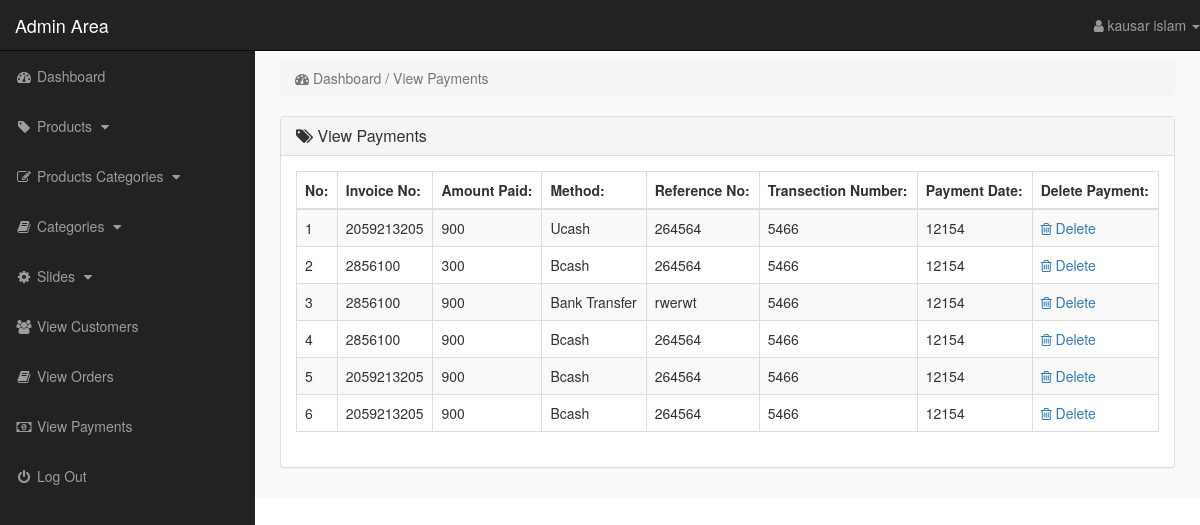
Before: /admin_area/index.php?view_payments (signed in) with the older database file.
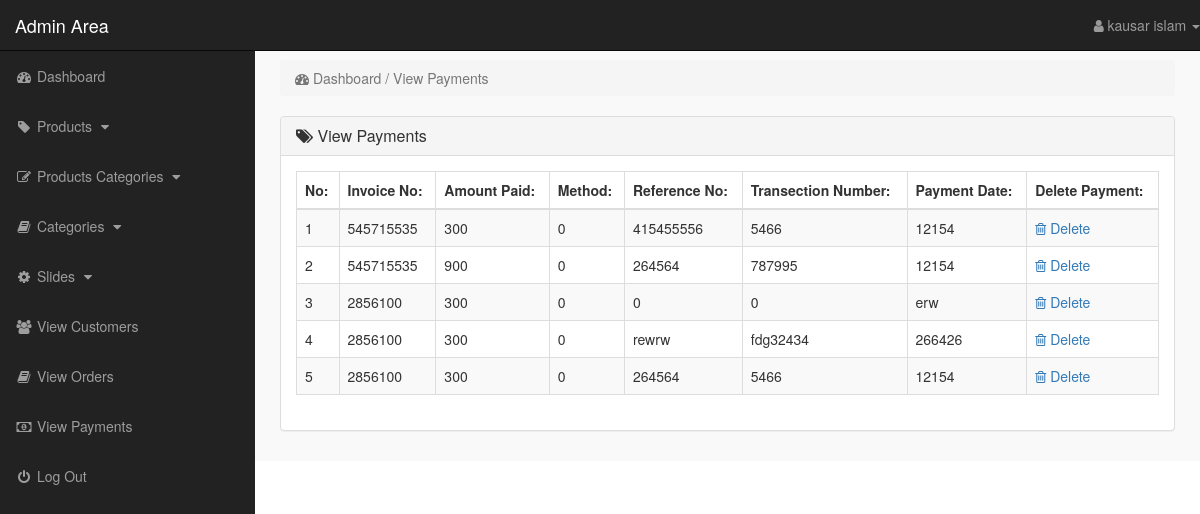
After: the same page with the newer database file.
### tables this page shows
CREATE TABLE `payments` (
  `payment_id` int(100) NOT NULL,
  `invoice_no` int(100) NOT NULL,
  `amount` int(100) NOT NULL,
  `payment_mode` int(100) NOT NULL,
  `trans_no` text NOT NULL,
  `code` text NOT NULL,
  `payment_date` text NOT NULL
);

### admin_area/view_payments.php (the view, shortened to what the changed rows need)
<?php
    if(!isset($_SESSION['admin_email'])){
        echo "<script>window.open('login.php','_self')</script>";
    }else{
?>
<div class="row">
    <div class="col-lg-12">
        <div class="panel panel-default">
            <div class="panel-body">
                <div class="table-responsive">
                    <table class="table table-striped table-bordered table-hover">
                        <thead>
                            <tr>
                                <th> No: </th>
                                <th> Invoice No: </th>
                                <th> Amount Paid: </th>
                                <th> Method: </th>
                                <th> Reference No: </th>
                                <th> Transection Number: </th>
                                <th> Payment Date: </th>
                                <th> Delete Payment: </th>
                            </tr>
                        </thead>
                        <tbody>
                            <?php
                                $i=0;
                                $get_payments = "select * from payments";
                                $run_payments = mysqli_query($con,$get_payments);
                                while($row_payments=mysqli_fetch_array($run_payments)){
                                    $payment_id = $row_payments['payment_id'];
                                    $invoice_no = $row_payments['invoice_no'];
                                    $amount = $row_payments['amount'];
                                    $payment_mode = $row_payments['payment_mode'];
                                    $ref_no = $row_payments['trans_no'];
                                    $code = $row_payments['code'];
                                    $payment_date = $row_payments['payment_date'];
                                    $i++;
                            ?>
                            <tr>
                                <td> <?php echo $i; ?> </td>
                                <td> <?php echo $invoice_no; ?> </td>
                                <td> <?php echo $amount; ?></td>
                                <td> <?php echo $payment_mode; ?> </td>
                                <td> <?php echo $ref_no; ?></td>
                                <td> <?php echo $code; ?> </td>
                                <td> <?php echo $payment_date; ?> </td>
                                <td>
                                     <a href="index.php?delete_payment=<?php echo $payment_id; ?>">
                                        <i class="fa fa-trash-o"></i> Delete
                                     </a>
                                </td>
                            </tr>
                            <?php } ?>
                        </tbody>
                    </table>
                </div>
            </div>
        </div>
    </div>
</div>
<?php } ?>

### admin_area/includes/sidebar_stuff.php (shortened to what the changed rows need)
<?php
    if(!isset($_SESSION['admin_email'])){
        echo "<script>window.open('login.php','_self')</script>";
    }else{
?>
<nav class="navbar navbar-inverse navbar-fixed-top">
    <div class="navbar-header">
        <a href="index.php?dashboard" class="navbar-brand">Admin Area</a>
    </div>
    <ul class="nav navbar-right top-nav">
        <li class="dropdown">
            <a href="#" class="dropdown-toggle" data-toggle="dropdown">
                <i class="fa fa-user"></i> <?php echo $admin_name; ?> <b class="caret"></b>
            </a>
        </li>
    </ul>
    <div class="collapse navbar-collapse navbar-ex1-collapse">
        <ul class="nav navbar-nav side-nav">
            <li>
                <a href="index.php?dashboard">
                        <i class="fa fa-fw fa-dashboard"></i> Dashboard
                </a>
            </li>
            <li>
                <a href="#" data-toggle="collapse" data-target="#products">
                        <i class="fa fa-fw fa-tag"></i> Products
                        <i class="fa fa-fw fa-caret-down"></i>
                </a>
            </li>
            <li>
                <a href="#" data-toggle="collapse" data-target="#p_cat">
                        <i class="fa fa-fw fa-edit"></i> Products Categories
                        <i class="fa fa-fw fa-caret-down"></i>
                </a>
            </li>
            <li>
                <a href="#" data-toggle="collapse" data-target="#cat">
                        <i class="fa fa-fw fa-book"></i> Categories
                        <i class="fa fa-fw fa-caret-down"></i>
                </a>
            </li>
            <li>
                <a href="#" data-toggle="collapse" data-target="#slides">
                        <i class="fa fa-fw fa-gear"></i> Slides
                        <i class="fa fa-fw fa-caret-down"></i>
                </a>
            </li>
            <li>
                <a href="index.php?view_customers">
                    <i class="fa fa-fw fa-users"></i> View Customers
                </a>
            </li>
            <li>
                <a href="index.php?view_orders">
                    <i class="fa fa-fw fa-book"></i> View Orders
                </a>
            </li>
            <li>
                <a href="index.php?view_payments">
                    <i class="fa fa-fw fa-money"></i> View Payments
                </a>
            </li>
            <li>
                <a href="logout.php">
                    <i class="fa fa-fw fa-power-off"></i> Log Out
                </a>
            </li>
        </ul>
    </div>
</nav>
<?php } ?>

Changed rows visible on the page:
removed payments: invoice_no "2059213205", amount "900", payment_mode "Ucash", trans_no "264564", code "5466", payment_date "12154"
removed payments: invoice_no "2856100", amount "300", payment_mode "Bcash", trans_no "264564", code "5466", payment_date "12154"
removed payments: invoice_no "2856100", amount "900", payment_mode "Bank Transfer", trans_no "rwerwt", code "5466", payment_date "12154"
removed payments: invoice_no "2856100", amount "900", payment_mode "Bcash", trans_no "264564", code "5466", payment_date "12154"
removed payments: invoice_no "2059213205", amount "900", payment_mode "Bcash", trans_no "264564", code "5466", payment_date "12154"
removed payments: invoice_no "2059213205", amount "900", payment_mode "Bcash", trans_no "264564", code "5466", payment_date "12154"
added payments: invoice_no "545715535", amount "300", payment_mode "0", trans_no "415455556", code "5466", payment_date "12154"
added payments: invoice_no "545715535", amount "900", payment_mode "0", trans_no "264564", code "787995", payment_date "12154"
added payments: invoice_no "2856100", amount "300", payment_mode "0", trans_no "0", code "0", payment_date "erw"
added payments: invoice_no "2856100", amount "300", payment_mode "0", trans_no "rewrw", code "fdg32434", payment_date "266426"
added payments: invoice_no "2856100", amount "300", payment_mode "0", trans_no "264564", code "5466", payment_date "12154"
